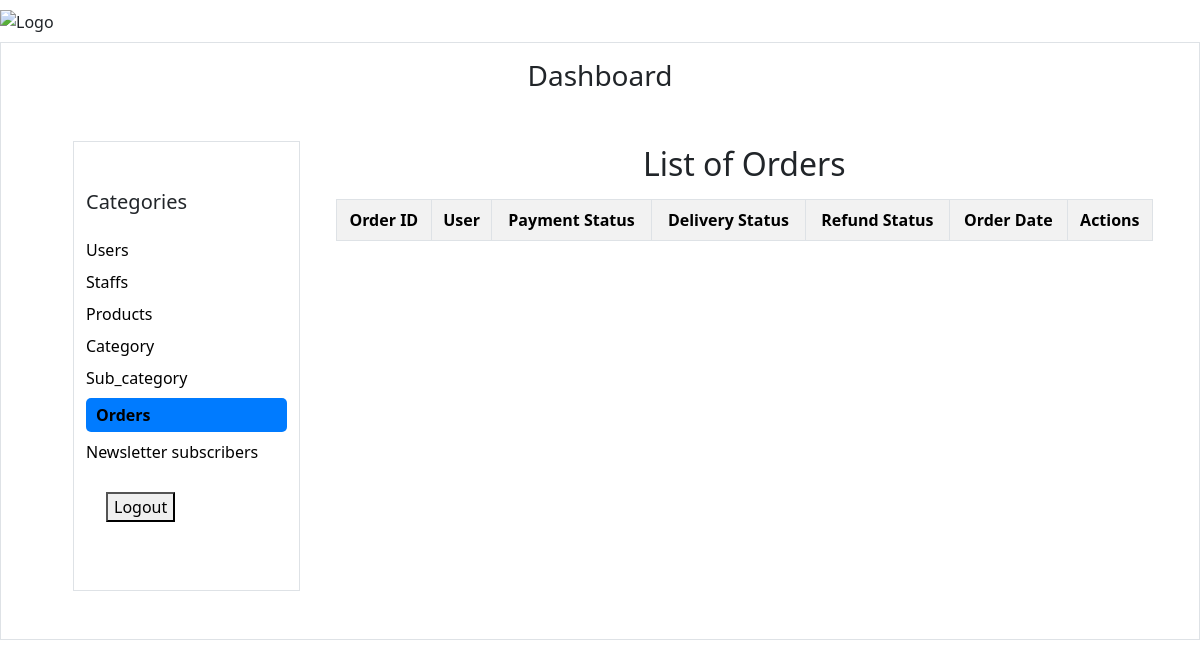
The app's page /admin_app/?section=orders (signed in), older data.
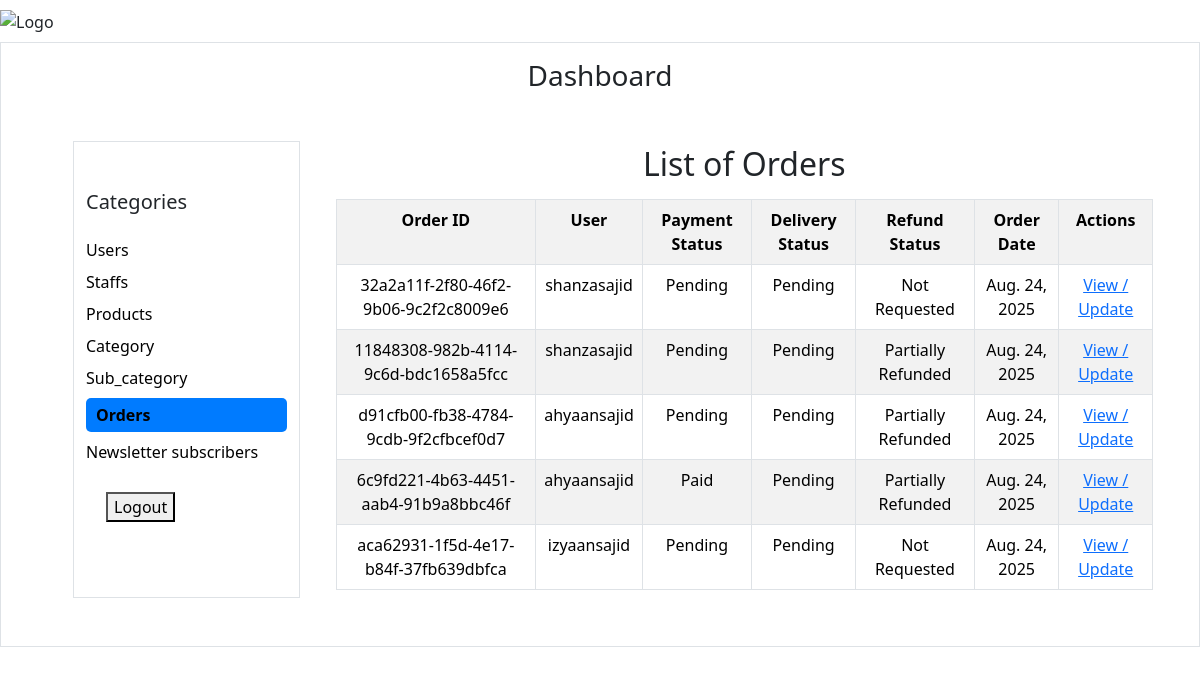
The same page, newer data.
### order_app/models.py (models this page shows, shortened)
class Order(models.Model):
    order_id = models.CharField(
        primary_key=True, max_length=50, default=uuid.uuid4, editable=False
    )
    user = models.ForeignKey(User, on_delete=models.CASCADE)
    address = models.ForeignKey('cart_app.Address', on_delete=models.CASCADE)
    total_quantity = models.IntegerField(default=0)
    order_amount = models.DecimalField(max_digits=10, decimal_places=2)
    order_savings = models.DecimalField(max_digits=10, decimal_places=2)
    delivery_charge = models.DecimalField(max_digits=10, decimal_places=2)
    platform_fee = models.DecimalField(max_digits=10, decimal_places=2)
    total_amount = models.DecimalField(max_digits=10, decimal_places=2)
    payment_choices = [
        ('Cash on Delivery', 'Cash on Delivery'),
        ('NetBanking', 'NetBanking'),
        ('UPI Payment', 'UPI Payment'),
        ('Wallet','Wallet')
    ]
    payment_method = models.CharField(max_length=30, choices=payment_choices)
    payment_status_choices = [
        ('Paid', 'Paid'),
        ('Pending', 'Pending'),
        ('Refunded', 'Refunded')
    ]
    payment_status = models.CharField(max_length=20, choices=payment_status_choices, default='Pending')
    status_choices = [
        ('Pending', 'Pending'),
        ('Shipped', 'Shipped'),
        ('Delivered', 'Delivered'),
        ('Cancelled', 'Cancelled'),
        ('Refunded','Refunded'),
        ('Partially Refunded','Partially Refunded')
    ]
    delivery_status = models.CharField(max_length=25, choices=status_choices, default='Pending')
    order_date = models.DateField(auto_now_add=True)
    refund_status_choices = [
        ('Not Requested', 'Not Requested'),
        ('Partially Refunded', 'Partially Refunded'),
        ('Refunded', 'Refunded'),
    ]
    refund_status = models.CharField(max_length=20, choices=refund_status_choices, default='Not Requested')
    refund_amount = models.DecimalField(max_digits=10, decimal_places=2, default=0.00)

### admin_app/views.py (the view)
# urls.py: path('',views.dashboard,name='dashboard'),
@login_required
def dashboard(request):
    section = request.GET.get('section', 'default')
    users = None
    staff = None
    products = None
    category = None
    sub_category = None
    orders = None
    subscribers = None
    selected_category = request.GET.get('category')
    categories = Category.objects.all()
    if section == 'user':
        users = User.objects.all()
    elif section == 'products':
        if selected_category:
            products = Products.objects.filter(category__category_id=selected_category)
        else:
            products = Products.objects.all()
    elif section == 'category':
        category = Category.objects.all()
    elif section == 'sub_category':
        sub_category = Sub_category.objects.all()
    elif section == 'orders':
        orders = Order.objects.all()
    elif section == 'newsletter':
        subscribers = NewsletterSubscriber.objects.all()
        print("subscribers",subscribers)
    elif section == 'staff':
        staff = User.objects.filter(is_staff=True)
    context = {
        "section": section,
        "categories": categories,
        "sub_categories":sub_category,
        "users": users,
        "products": products,
        "orders": orders,
        "subscribers": subscribers,
        "staff": staff,
    }
    return render(request, 'admin/dashboard.html', context)

### sub_category_app/context_processors.py (called while the page is built)
def all_subcategories(request):
    return {
        'all_subcategories': Sub_category.objects.all()
    }

### templates/admin/dashboard.html (shortened to what this page needs)
{% extends "admin/admin_extend.html" %}
{% load static %}
{% block 'content' %}
<div class="header">  <img style="width:400px; height:70px; margin-top: 10px; " src="{% static 'images\logo.png' %}" alt="Logo">  </div>
<div class="container-fluid border mt-2">
    <h3 class="text-center mt-3">Dashboard</h3>
    <div class="container d-flex m-5  ">
        <div class="container d-flex flex-column border  w-25 py-5" id="list">
            <h5>Categories </h5>
            <div class="d-flex flex-column gap-2 mt-3">
            <a href="{% url 'dashboard' %}?section=user" class="{% if section == 'user' %}active-category{% endif %}">Users</a>
            <a href="{% url 'dashboard' %}?section=staff" class="{% if section == 'staff' %}active-category{% endif %}">Staffs</a>
            <a href="{% url 'dashboard' %}?section=products" class="{% if section == 'products' %}active-category{% endif %}">Products</a>
            <a href="{% url 'dashboard' %}?section=category" class="{% if section == 'category' %}active-category{% endif %}">Category</a>
            <a href="{% url 'dashboard' %}?section=sub_category" class="{% if section == 'sub_category' %}active-category{% endif %}">Sub_category</a>
            <a href="{% url 'dashboard' %}?section=orders" class="{% if section == 'orders' %}active-category{% endif %}">Orders</a>
            <a href="{% url 'dashboard' %}?section=newsletter" class="{% if section == 'newsletter' %}active-category{% endif %}">Newsletter subscribers</a>
            <a href="{% url 'logout' %}">
                <button style="margin: 20px;">Logout</button>
            </a>
            </div>
        </div>
        <div class="container d-flex flex-column  text-center ">
            {% if section == "user" %}
                {% include 'admin/userlists.html' %}
             {% elif section == "staff" %}
                {% include 'admin/staff_list.html' %}
            {% elif section == "products" %}
                {% include 'admin/product/display_product.html' %}
            {% elif section == "category" %}
                {% include 'admin/category/display_category.html' %}
            {% elif section == "sub_category" %}
                {% include 'admin/sub_category/display_subcategory.html' %}
            {% elif section == "newsletter" %}
                {% include 'newsletter/newsletter.html' %}
            {% elif section == "orders" %}
                {% include 'staff_dashboard/order_list.html' %}
            {% else %}
                <p>Welcome to the dashboard! Select a category to view its content.</p>
            {% endif %}
        </div>
</div>
{% endblock %}

### templates/staff_dashboard/order_list.html (shortened to what this page needs)
{% extends 'admin/admin_extend.html' %}
{% load static %}
{% block 'content' %}
<div class="container mt-1">
    <div class="container">
        <h2 style="text-align: center;">List of Orders</h2>
        <div class="table-responsive">
        <table class="table table-striped table-bordered text-center my-2">
            <tr>
                <th>Order ID</th>
                <th>User</th>
                <th>Payment Status</th>
                <th>Delivery Status</th>
                <th>Refund Status</th>
                <th>Order Date</th>
                <th>Actions</th>
            </tr>
            {% for order in orders %}
            <tr>
                <td>{{ order.order_id }}</td>
                <td>{{ order.user.username }}</td>
                <td>{{ order.payment_status }}</td>
                <td>{{ order.delivery_status }}</td>
                <td>{{ order.refund_status }}</td>
                <td>{{ order.order_date }}</td>
                <td>
                    <a href="{% url 'staff_order_detail' order.order_id %}">View / Update</a>
                </td>
            </tr>
            {% endfor %}
        </table>
    </div>
    </div>
</div>
{% endblock %}

Row changes from the older to the newer data that the page shows:
added Order: order_id "32a2a11f-2f80-46f2-9b06-9c2f2c8009e6", user.username "shanzasajid", payment_status "Pending", delivery_status "Pending", refund_status "Not Requested", order_date "Aug. 24, 2025"
added Order: order_id "11848308-982b-4114-9c6d-bdc1658a5fcc", user.username "shanzasajid", payment_status "Pending", delivery_status "Pending", refund_status "Partially Refunded", order_date "Aug. 24, 2025"
added Order: order_id "d91cfb00-fb38-4784-9cdb-9f2cfbcef0d7", user.username "ahyaansajid", payment_status "Pending", delivery_status "Pending", refund_status "Partially Refunded", order_date "Aug. 24, 2025"
added Order: order_id "6c9fd221-4b63-4451-aab4-91b9a8bbc46f", user.username "ahyaansajid", payment_status "Paid", delivery_status "Pending", refund_status "Partially Refunded", order_date "Aug. 24, 2025"
added Order: order_id "aca62931-1f5d-4e17-b84f-37fb639dbfca", user.username "izyaansajid", payment_status "Pending", delivery_status "Pending", refund_status "Not Requested", order_date "Aug. 24, 2025"
